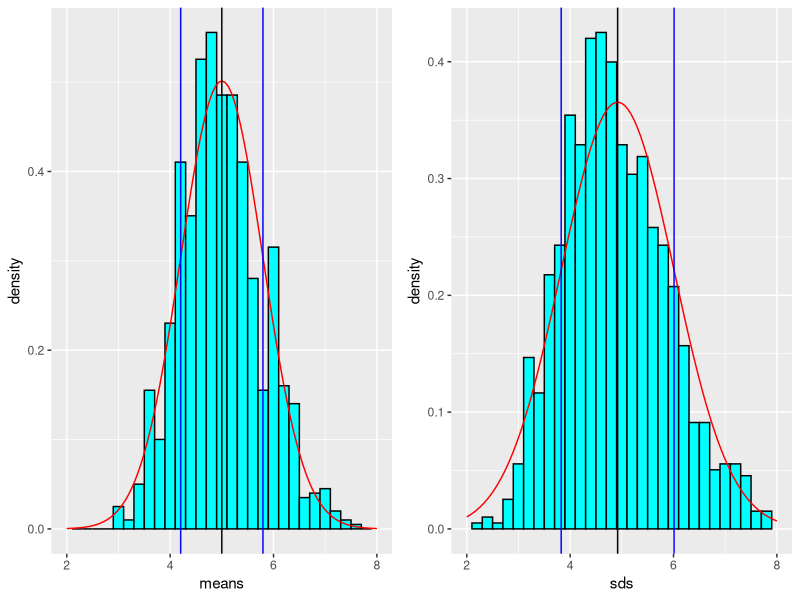
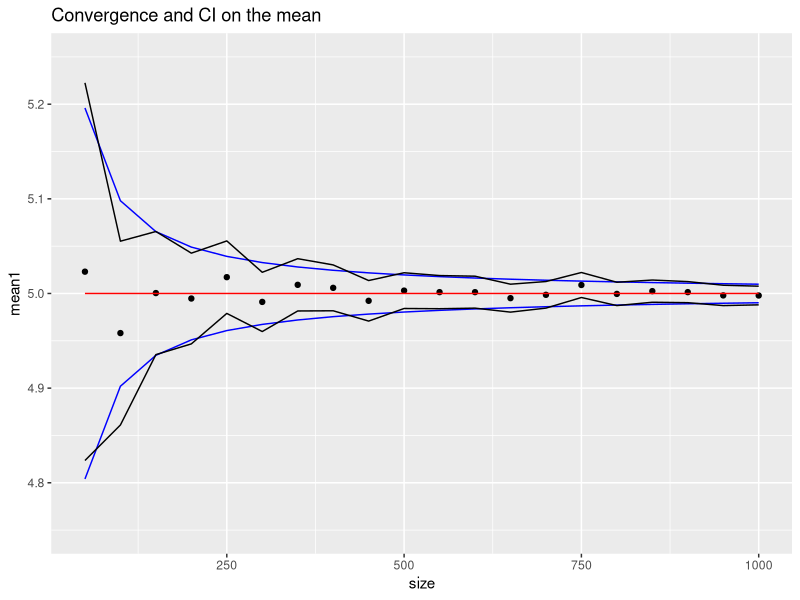
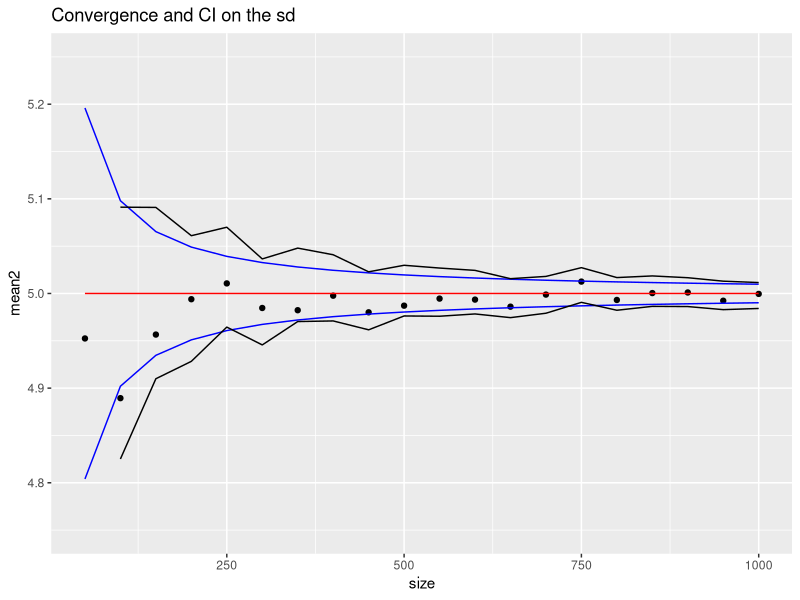

These figures' R source, in order:
## ---- chunk 1
set.seed(100)
lambda = 0.2
n = 40
trials = 1000
data = matrix(rexp(n*trials, lambda), nrow = trials, ncol = n)
dataset = data.frame(means = apply(data, 1, mean), sds = apply(data, 1, sd))
## ---- chunk 2
library(ggplot2)
require(gridExtra)
m = mean(dataset$means)
s = sd(dataset$means)
p1 <- ggplot(dataset, aes(x=means)) + xlim(2,8)
p1 <- p1 + geom_histogram(aes(y=..density..), color="black", fill="cyan", binwidth = lambda)
p1 <- p1 + stat_function(fun = dnorm, args=list(mean = m, sd = s), color="red")
p1 <- p1 + geom_vline(xintercept = c(m-s, m+s), color="blue")
p1 <- p1 + geom_vline(xintercept = c(m))
m = mean(dataset$sds)
s = sd(dataset$sds)
p2 <- ggplot(dataset, aes(x=sds)) + xlim(2,8)
p2 <- p2 + geom_histogram(aes(y=..density..), color="black", fill="cyan", binwidth = lambda)
p2 <- p2 + stat_function(fun = dnorm, args=list(mean = m, sd = s), color="red")
p2 <- p2 + geom_vline(xintercept = c(m-s, m+s), color="blue")
p2 <- p2 + geom_vline(xintercept = c(m))
#pushViewport(viewport(layout = grid.layout(1, 2,heights=unit(0.25, "npc"))))
grid.arrange(p1, p2, ncol=2)
## ---- chunk 3
dataset = data.frame()
for (n in (1:20)*50) {
  data = matrix(rexp(n*trials, lambda), nrow = trials, ncol = n)
  means = apply(data, 1, mean)
  sds = apply(data, 1, sd)
  dataset = rbind(dataset, data.frame(means = means, sds = sds, size = n))
}
datamean = aggregate(. ~ size, dataset, mean)
datasd =   aggregate(. ~ size, dataset, sd)
dataBySize = cbind(datamean, datasd)
names(dataBySize) <- c("size", "mean1", "mean2", "null", "sd1", "sd2")
dataBySize$null <- NULL
## ---- chunk 4
p <- qplot(size, mean1, data=dataBySize, formula=y~x, main = "Convergence and CI on the mean") + ylim(4.75,5.25)
p <- p + geom_line(aes(x = size, y = 1/lambda), color = "red")
p <- p + geom_line(aes(x = size, y = 1/lambda + qnorm(.975) * 1/lambda / size), color = "blue")
p <- p + geom_line(aes(x = size, y = 1/lambda - qnorm(.975) * 1/lambda / size), color = "blue")
p <- p + geom_line(aes(x = size, y = mean1 + qnorm(.975) * sd1 / sqrt(size)))
p <- p + geom_line(aes(x = size, y = mean1 - qnorm(.975) * sd1 / sqrt(size)))
p
## ---- chunk 5
p <- qplot(size, mean2, data=dataBySize, formula=y~x, main = "Convergence and CI on the sd") + ylim(4.75,5.25)
p <- p + geom_line(aes(x = size, y = 1/lambda), color = "red")
p <- p + geom_line(aes(x = size, y = 1/lambda + qnorm(.975) * 1/lambda / size), color = "blue")
p <- p + geom_line(aes(x = size, y = 1/lambda - qnorm(.975) * 1/lambda / size), color = "blue")
p <- p + geom_line(aes(x = size, y = mean1 + qnorm(.975) * sd2 / sqrt(size)))
p <- p + geom_line(aes(x = size, y = mean1 - qnorm(.975) * sd2 / sqrt(size)))
p
